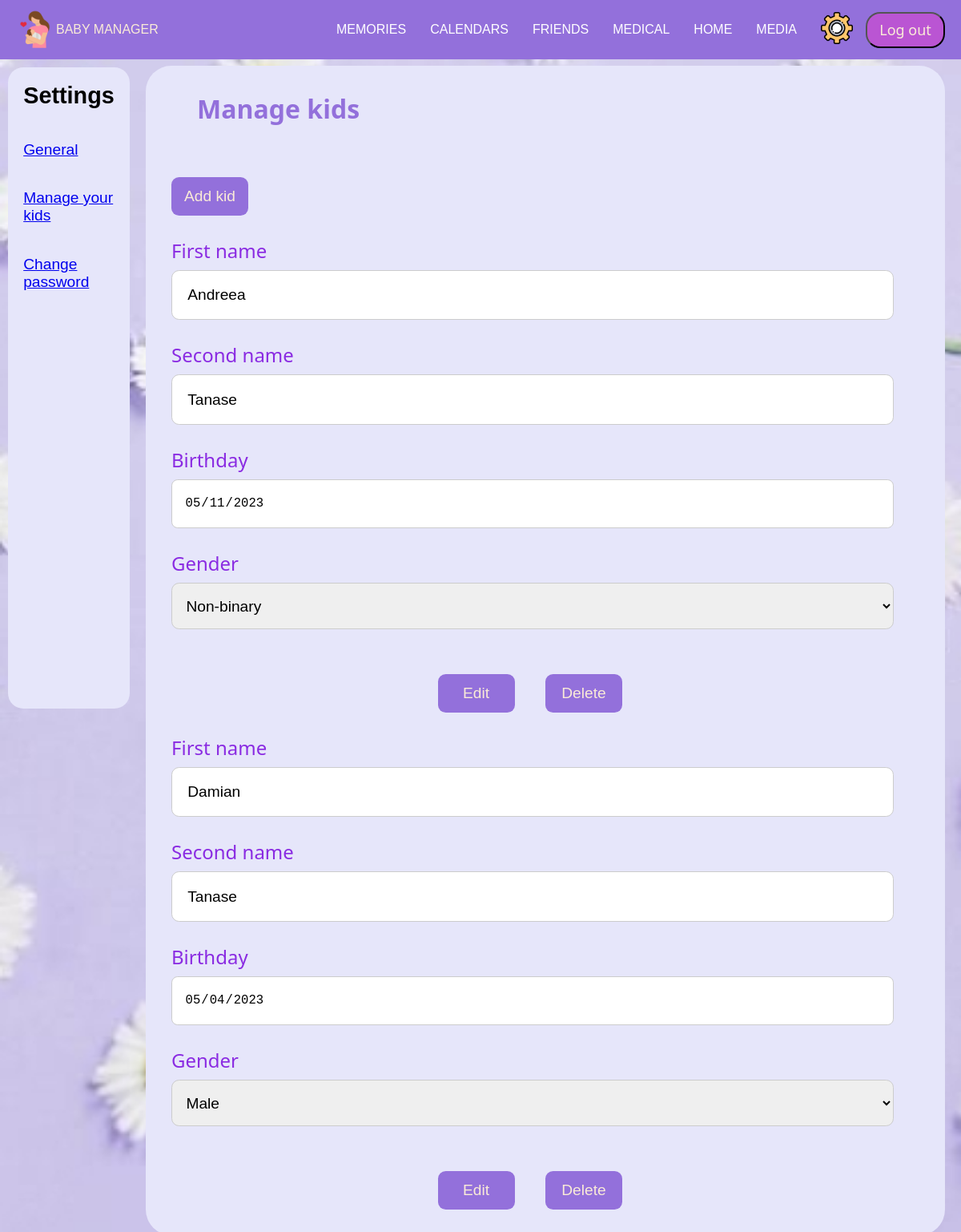
Page /Settings/kids-settings.php (signed in) on the committed database.
### tables this page shows
CREATE TABLE `child` (
  `id` int(11) NOT NULL,
  `id_parent` int(11) NOT NULL,
  `firstname` varchar(200) NOT NULL,
  `lastname` varchar(200) NOT NULL,
  `birthday` date NOT NULL,
  `gender` varchar(50) NOT NULL
);

### Settings/kids-settings.php (the view, shortened to what this page needs)
<?php
require "../config.php";
$user_id = $_SESSION["id"];
?>
<!DOCTYPE html>
<html lang="en-US">
<head>
    <link href="../admin-topbar.css" rel="stylesheet" />
    <link href="kids-settings.css" rel="stylesheet" />
    <link rel="stylesheet" href="https://cdnjs.cloudflare.com/ajax/libs/font-awesome/6.0.0-beta2/css/all.min.css" /></head>
</head>
<body>
    <?php require "../login-topbar.php"; ?>
        <div class="container">
            <div class="leftbar">
                <h2>Settings</h2>
                <ul class="set-menu">
                    <li id="general">
                        <a href="general.php">General</a></li>
                    <li id="manage-kids">
                        <a href="kids-settings.php">Manage your kids</a></li>
                    <li id="ch-pass">
                        <a href="ch-pass.php">Change password</a></li>
                </ul>
            </div>
            <div class="kids-container">
                <h2>Manage kids</h2>
                <div class="child1">
                    <div class="kids">
                        <form action="manage-kids-add.php">
                            <button class="add-kid">
                                Add kid
                            </button>
                        </form>
                    </div>
                    <?php
                        $sql= mysqli_query($mysql, "SELECT * FROM child where id_parent='$user_id'");
                        while ($row = mysqli_fetch_assoc($sql)) {
                        $child_id = $row['id'];
                    ?>
                    <form id="kids-form" method="post" action="kids-settings-edit.php?id=<?php echo $child_id; ?>">
                            <li id="name1">
                                <label >First name</label>
                                <input type="text" value="<?php echo $row["firstname"] ?>" id="name1" name="name1" placeholder="First name" readonly>
                            </li>
                            <li id="name2">
                                <label >Second name</label>
                                <input type="text" value="<?php echo $row["lastname"] ?>" id="name2" name="name2" placeholder="Second name" readonly>
                            </li>
                            <li id="age">
                                <label >Birthday</label>
                                <input type="date"  value="<?php echo $row["birthday"] ?>" id="birthdate" readonly>
                            </li>
                            <li id="gender">
                            <label id="gender">Gender</label>
                            <select id="genderSelect" name="gender">
                                <option value="male" <?php if ($row["gender"] == 'male') echo 'selected';?>>Male</option>
                                <option value="non-binary"<?php if ($row["gender"] == 'non-binary') echo 'selected'; ?>>Non-binary</option>
                            </select>
                        </li>
                        <div class="buttons-kid1">
                            <form method="post" action="kids-settings-edit.php?id=<?php echo $child_id; ?>">
                                <input type="submit" name="edit" value="Edit">
                            </form>
                            <form method="post">
                                <input type="submit" name="delete" value="Delete">
                            </form>
                        </div>
                    </form>
                    <?php } ?>
                </div>
            </div>
        </div>
</body>
</html>

### admin-topbar.css (style rules this page uses)
* { box-sizing: border-box; margin: 0; padding: 0; }
body { font-family: "Poppins", sans-serif; --color1: #FFF ; --color2: mediumpurple; }

### Settings/kids-settings.css (style rules this page uses)
body { background-image: url("../photos/settings-photo.jpeg"); background-repeat: no-repeat; background-attachment: fixed; background-size: cover; }
.leftbar { font-family: 'Lucida Sans', 'Lucida Sans Regular', 'Lucida Grande', 'Lucida Sans Unicode', Geneva, Verdana, sans-serif; background-color: lavender; display: flex; flex-direction: column; width: 8em; height: 100vh; padding: 1em; margin-top: .5em; font-size: larger; border-radius: 1em; margin-left: 10px; }
.set-menu { text-decoration: none; list-style-type: none; display: flex; flex-direction: column; position: relative; margin-top: 40px; }
.set-menu li { margin-bottom: 2em; text-decoration: none; }
.container { display: flex; flex-direction: row; }
.kids-container { margin-left: 20px; margin-right: 20px; display: flex; flex-direction: column; margin-top: .5em; background-color: lavender; border-radius: 2em; padding: 2em; width: 100%; }
.kids-container h2 { font-family: 'Segoe UI', Tahoma, Geneva, Verdana, sans-serif; color:mediumpurple; font-size: 2em; margin-bottom: 2em; margin-left: 1em; }
#kids-form { display: flex; flex-direction: column; }
#kids-form label { font-size: 1.5em; line-height: 1em; margin-bottom: 0.5em; font-family: 'Segoe UI', Tahoma, Geneva, Verdana, sans-serif; color:blueviolet; }
#kids-form li { display: flex; flex-direction: column; margin-right: 2em; margin-top: 2em; }
input[type="text"], input[type="password"] { font-size: 1.2em; line-height: 1em; padding: 1em; border-radius: 0.5em; border: 1px solid #ccc; }
input[type="date"] { font-size: 1.2em; line-height: 1.7em; padding: 1em; border-radius: 0.5em; border: 1px solid #ccc; }
#genderSelect { font-size: 1.2em; line-height: .5em; padding: .7em; border-radius: 0.5em; border: 1px solid #ccc; height:3em; }
.kids { display: flex; flex-direction: row; }
.add-kid { font-size: 1.2em; background-color: mediumpurple; width:5em; height:2.5em; line-height: 1.5em; border-radius: 0.5em; border: none; display: flex; align-items: center; justify-content: center; color:antiquewhite; text-decoration:none; }
.kids-container .buttons-kid1 { display: flex; flex-direction: row; justify-content: center; align-items: center; margin-top: 1.7em; }
input[type="submit"] { font-size: 1.2em; background-color: mediumpurple; width:5em; height:2.5em; line-height: 1.5em; border-radius: 0.5em; border: none; display: flex; align-items: center; justify-content: center; margin-top: 1.5em; color:antiquewhite; margin-right: 2em; }

### rows in the picture
child: name1 "Andreea", name2 "Tanase", birthday "05/11/2023", gender "Non-binary"
child: name1 "Damian", name2 "Tanase", birthday "05/04/2023", gender "Male"
